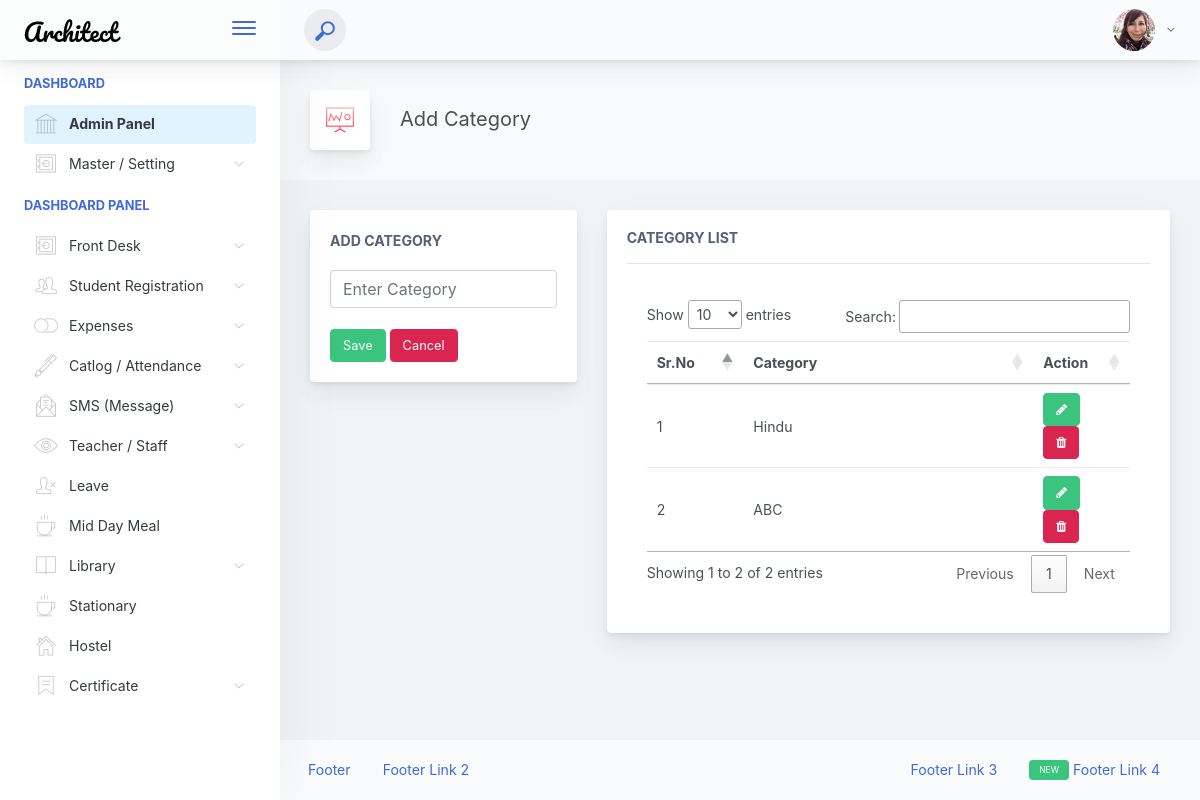
Before: /index.php/masters/category with the older database file.
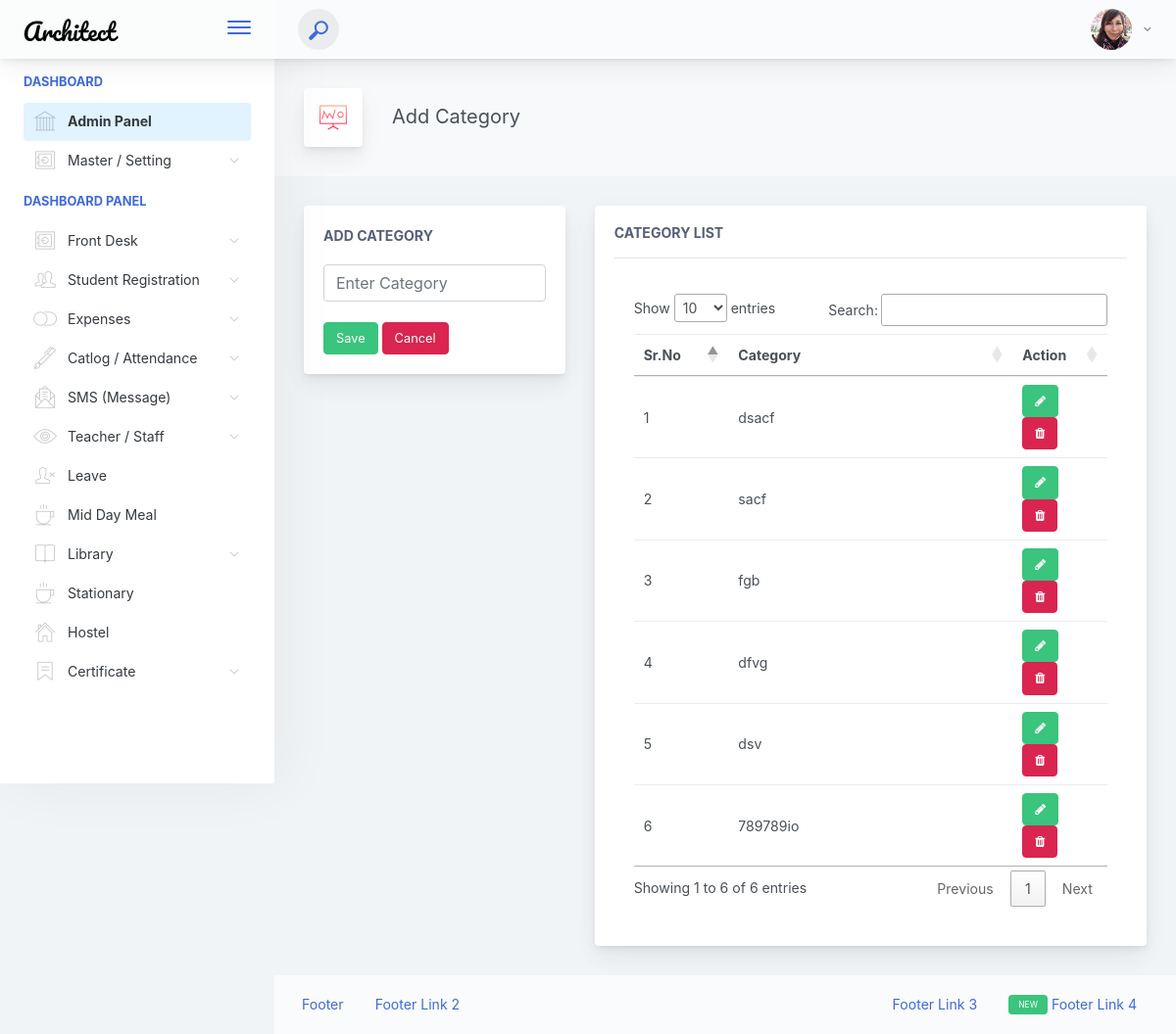
After: the same page with the newer database file.
### tables this page shows
CREATE TABLE `mst_category` (
  `mc_id` int(255) NOT NULL,
  `mc_cate_name` varchar(255) DEFAULT NULL
);

### application/core/MY_Loader.php (called while the page is built, shortened)
<?php
class MY_Loader extends CI_Loader
{
    public function template($template_name, $vars = array(), $return = false)
    {
        if ($return):
        $content  = $this->view('section/sidebar', $vars, $return);
        $content .= $this->view($template_name, $vars, $return);
        $content .= $this->view('section/footer', $vars, $return);
        return $content; else:
        $this->view('section/header', $vars);
        $this->view('section/sidebar', $vars);
        $this->view($template_name, $vars);
        $this->view('section/footer', $vars);
        endif;
    }
}

### application/controllers/masters/Category.php (called while the page is built, shortened)
<?php
class Category extends MY_Controller
{
	public function __construct()
	{
		$this->load->model('masters/Category_model');
	}
	public function index()
	{
		 $data1['Add_category_list'] = $this->Category_model->getData();
		$data1['js_to_load'] = 'masters/category.js';
		$this->load->template('masters/add_category', $data1);
	}
}
?>

### index.php (called while the page is built, shortened)
<?php
require_once BASEPATH.'core/CodeIgniter.php';

### application/models/masters/Category_model.php (called while the page is built, shortened)
<?php
class Category_model extends CI_Model
{
	public function getData()
	{
		$this->db->select('*');
		$this->db->from('mst_category');
		$result=$this->db->get()->result();
		return $result;
	}
}
?>

### application/views/masters/add_category.php (the view, shortened to what this page needs)
                    <div class="app-main__inner">
                        <div class="app-page-title">
                            <div class="page-title-wrapper">
                                <div class="page-title-heading">
                                    <div class="page-title-icon">
                                        <i class="pe-7s-display1 icon-gradient bg-love-kiss">
                                        </i>
                                    </div>
                                    <div>Add Category
                                        <div class="page-title-subheading">
                                        </div>
                                    </div>
                                </div>
                             </div>
                        </div>
                        <div class="tab-content">
                            <div class="tab-pane tabs-animation fade show active" id="tab-content-0" role="tabpanel">
                                <div class="row">
                                    <div class="col-md-4">
                                        <div class="main-card mb-3 card">
                                            <div class="card-body">
<?php echo form_open('add-edit-category',['id' => 'cat-form', 'autocomplete' => 'off']); ?>
            <label for="Category"><h5 class="card-title">Add Category </h5></label>
<input type="text" class="form-control" id="cate_name" name="cate_name" placeholder="Enter Category"
value="<?php echo !empty($cat_name)?$cat_name:""; ?>">
                                                    <br>
<button class="btn btn-success waves-effect w-md waves-light m-b-5" type="submit">Save</button>
<a href="<?php echo base_url('add-category'); ?>"> <button type="button" class="btn btn-danger waves-effect w-md waves-light m-b-5">Cancel</button> </a>
                                      <?php echo form_close(); ?>
                                            </div>
                                        </div>
                                    </div>
                                    <div class="col-lg-8">
                                <div class="main-card mb-3 card">
                                     <div class="card-body"><h5 class="card-title">Category List</h5>
                                    <hr>
                                    <div class="card-body">
                                        <div class="table-responsive">
                                            <table class="mb-0 table" id="category-table">
                                                <thead>
                                                <tr>
                                                    <th>Sr.No</th>
                                                    <th width="60%">Category</th>
                                                    <th width="20%">Action</th>
                                                </tr>
                                                </thead>
                                                <tbody>
                                                    <?php
                                                    if(!empty($Add_category_list))
                                                    {
                                                        $sr = 1;
                                                    foreach ($Add_category_list as $key => $value) {
                                                    ?>
                                                <tr>
                <td scope="row"><?php echo $sr++; ?></td>
                <td><?php echo !empty($value->mc_cate_name)?$value->mc_cate_name:""; ?></td>
                <td>
                    <a href="<?php echo base_url('category'); ?>?cat_id=<?= $value->mc_id; ?>" class="btn btn-success btn-xs"> <i class="fa fa-pencil"></i> </a>
                    <button class="btn btn-danger btn-xs" data-toggle="modal" data-target="#del-cat" onclick="delCat(<?php echo $value->mc_id; ?>);"> <i class="fa fa-trash"></i> </button>
                </td>
                                            </tr>
                                        <?php } } ?>
                                                </tbody>
                                            </table>
                                        </div>
                                    </div>
                                </div>
                            </div>
                                </div>
                            </div>
                        </div>
                    </div>
                </div>

### application/views/section/header.php (shortened to what this page needs)
<!doctype html>
<html lang="en">
<head>
<link href="<?php echo base_url('assets/css/main.css'); ?>" rel="stylesheet"></head>
<link rel="stylesheet" type="text/css" href="<?php echo base_url('assets/css/style.css'); ?>">
<link rel="stylesheet" type="text/css" href="https://stackpath.bootstrapcdn.com/font-awesome/4.7.0/css/font-awesome.min.css">
<link rel="stylesheet" type="text/css" href="https://cdn.datatables.net/1.10.22/css/jquery.dataTables.min.css">
<link rel="stylesheet" href="https://jqueryvalidation.org/files/demo/site-demos.css">
<link rel="stylesheet" href="https://code.jquery.com/ui/1.12.1/themes/base/jquery-ui.css">
  <link rel="stylesheet" href="https://resources/demos/style.css">
<body>
    <div class="app-container app-theme-white body-tabs-shadow fixed-sidebar fixed-header">
        <div class="app-header header-shadow">
            <div class="app-header__logo">
                <div class="logo-src"></div>
                <div class="header__pane ml-auto">
                    <div>
                        <button type="button" class="hamburger close-sidebar-btn hamburger--elastic" data-class="closed-sidebar">
                            <span class="hamburger-box">
                                <span class="hamburger-inner"></span>
                            </span>
                        </button>
                    </div>
                </div>
            </div>
            <div class="app-header__content">
                <div class="app-header-left">
                    <div class="search-wrapper">
                        <div class="input-holder">
                            <button class="search-icon"><span></span></button>
                        </div>
                    </div>
                  </div>
                <div class="app-header-right">
                    <div class="header-btn-lg pr-0">
                        <div class="widget-content p-0">
                            <div class="widget-content-wrapper">
                                <div class="widget-content-left">
                                    <div class="btn-group">
                                        <a data-toggle="dropdown" aria-haspopup="true" aria-expanded="false" class="p-0 btn">
                                            <img width="42" class="rounded-circle" src="assets/images/avatars/1.jpg" alt="">
                                            <i class="fa fa-angle-down ml-2 opacity-8"></i>
                                        </a>
                                    </div>
                                </div>
                            </div>
                        </div>
                    </div>
               </div>
            </div>
        </div>

### application/views/section/sidebar.php (shortened to what this page needs)
<div class="app-main">
      <div class="app-sidebar sidebar-shadow">
              <div class="scrollbar-sidebar">
              <div class="app-sidebar__inner">
                  <ul class="vertical-nav-menu">
                      <li class="app-sidebar__heading">Dashboard</li>
                      <li>
                          <a href="index.html" class="mm-active">
                              <i class="metismenu-icon pe-7s-culture"></i>
                              Admin Panel
                          </a>
                      </li>
                      <li>
                          <a href="">
                          <i class="metismenu-icon pe-7s-safe"></i>
                              Master / Setting
                          <i class="metismenu-state-icon pe-7s-angle-down caret-left"></i>
                                  </a>
                              </li>
                      <li class="app-sidebar__heading">Dashboard Panel</li>
                      <li>
                          <a href="">
                              <i class="metismenu-icon pe-7s-safe"></i>
                              Front Desk
                              <i class="metismenu-state-icon pe-7s-angle-down caret-left"></i>
                          </a>
                      </li>
                      <li>
                          <a href="">
                              <i class="metismenu-icon pe-7s-users"></i>
                              Student Registration
                              <i class="metismenu-state-icon pe-7s-angle-down caret-left"></i>
                          </a>
                      </li>
                      <li>
                          <a href="">
                              <i class="metismenu-icon pe-7s-switch"></i>
                              Expenses
                              <i class="metismenu-state-icon pe-7s-angle-down caret-left"></i>
                          </a>
                      </li>
                      <li>
                          <a href="">
                              <i class="metismenu-icon pe-7s-pen"></i>
                             Catlog / Attendance
                              <i class="metismenu-state-icon pe-7s-angle-down caret-left"></i>
                          </a>
                       <li>
                          <a href="">
                              <i class="metismenu-icon pe-7s-mail-open-file"></i>
                              SMS (Message)
                              <i class="metismenu-state-icon pe-7s-angle-down caret-left"></i>
                          </a>
                      <li>
                          <a href="">
                              <i class="metismenu-icon pe-7s-look"></i>
                              Teacher / Staff
                              <i class="metismenu-state-icon pe-7s-angle-down caret-left"></i>
                          </a>
                       <li>
                          <a href="<?php echo base_url('leave'); ?>">
                              <i class="metismenu-icon pe-7s-delete-user"></i>
                              Leave
                          </a>
                      </li>
                      <li>
                          <a href="#">
                              <i class="metismenu-icon pe-7s-coffee">
                              </i>Mid Day Meal
                          </a>
                      </li>
                      <li>
                          <a href="">
                              <i class="metismenu-icon pe-7s-bookmarks"></i>
                             Library
                              <i class="metismenu-state-icon pe-7s-angle-down caret-left"></i>
                          </a>
                               <li>
                          <a href="<?php echo base_url('stationary'); ?>">
                              <i class="metismenu-icon pe-7s-coffee">
                              </i>Stationary
                          </a>
                      </li>
                              <li>
                          <a href="<?php echo base_url('hostel'); ?>">
                              <i class="metismenu-icon pe-7s-home">
                              </i>Hostel
                          </a>
                      </li>
                              <li>
                          <a href="">
                              <i class="metismenu-icon pe-7s-ribbon"></i>
                              Certificate
                              <i class="metismenu-state-icon pe-7s-angle-down caret-left"></i>
                          </a>
                          </li>
                  </ul>
              </div>
          </div>
      </div>
       <div class="app-main__outer">

### application/views/section/footer.php (shortened to what this page needs)
                    <div class="app-wrapper-footer">
                        <div class="app-footer">
                            <div class="app-footer__inner">
                                <div class="app-footer-left">
                                    <ul class="nav">
                                        <li class="nav-item">
                                            <a href="javascript:void(0);" class="nav-link">
                                                Footer
                                            </a>
                                        </li>
                                        <li class="nav-item">
                                            <a href="javascript:void(0);" class="nav-link">
                                                Footer Link 2
                                            </a>
                                        </li>
                                    </ul>
                                </div>
                                <div class="app-footer-right">
                                    <ul class="nav">
                                        <li class="nav-item">
                                            <a href="javascript:void(0);" class="nav-link">
                                                Footer Link 3
                                            </a>
                                        </li>
                                        <li class="nav-item">
                                            <a href="javascript:void(0);" class="nav-link">
                                                <div class="badge badge-success mr-1 ml-0">
                                                    <small>NEW</small>
                                                </div>
                                                Footer Link 4
                                            </a>
                                        </li>
                                    </ul>
                                </div>
                            </div>
                        </div>
                    </div>    </div>
        </div>
    </div>
</body>
</html>

Changed rows visible on the page:
removed mst_category: mc_cate_name "ABC"
added mst_category: mc_cate_name "dsacf"
added mst_category: mc_cate_name "sacf"
added mst_category: mc_cate_name "fgb"
added mst_category: mc_cate_name "dfvg"
added mst_category: mc_cate_name "dsv"
changed mst_category (number 6 of 6 on the later page): mc_cate_name "Hindu" → "789789io"
Other visible differences:
text written by a page script: "Show entries Search: Showing 1 to 2 of 2 entries Previous 1 Next" → "Show entries Search: Showing 1 to 6 of 6 entries Previous 1 Next"
